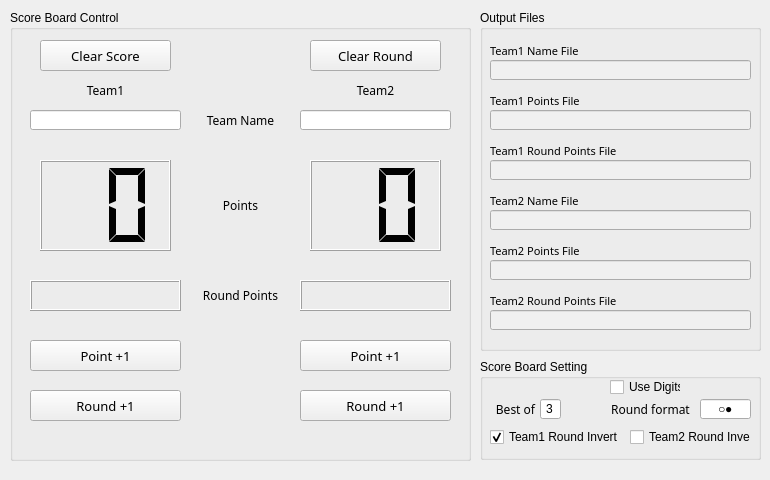
<?xml version="1.0" encoding="UTF-8"?>
<ui version="4.0">
 <class>ScoreBoardView</class>
 <widget class="QWidget" name="ScoreBoardView">
  <property name="geometry">
   <rect>
    <x>0</x>
    <y>0</y>
    <width>770</width>
    <height>480</height>
   </rect>
  </property>
  <property name="minimumSize">
   <size>
    <width>770</width>
    <height>480</height>
   </size>
  </property>
  <property name="maximumSize">
   <size>
    <width>770</width>
    <height>480</height>
   </size>
  </property>
  <property name="windowTitle">
   <string>Form</string>
  </property>
  <widget class="QGroupBox" name="score_board_control_group">
   <property name="geometry">
    <rect>
     <x>10</x>
     <y>10</y>
     <width>461</width>
     <height>451</height>
    </rect>
   </property>
   <property name="title">
    <string>Score Board Control</string>
   </property>
   <widget class="QLCDNumber" name="team2_point_display">
    <property name="geometry">
     <rect>
      <x>300</x>
      <y>150</y>
      <width>131</width>
      <height>91</height>
     </rect>
    </property>
    <property name="digitCount">
     <number>2</number>
    </property>
    <property name="mode">
     <enum>QLCDNumber::Dec</enum>
    </property>
    <property name="segmentStyle">
     <enum>QLCDNumber::Flat</enum>
    </property>
    <property name="intValue" stdset="0">
     <number>0</number>
    </property>
   </widget>
   <widget class="QLabel" name="label">
    <property name="geometry">
     <rect>
      <x>190</x>
      <y>100</y>
      <width>81</width>
      <height>21</height>
     </rect>
    </property>
    <property name="font">
     <font>
      <family>Microsoft JhengHei</family>
     </font>
    </property>
    <property name="text">
     <string>Team Name</string>
    </property>
    <property name="alignment">
     <set>Qt::AlignCenter</set>
    </property>
   </widget>
   <widget class="QLineEdit" name="team1_name_edit">
    <property name="geometry">
     <rect>
      <x>20</x>
      <y>100</y>
      <width>151</width>
      <height>20</height>
     </rect>
    </property>
    <property name="alignment">
     <set>Qt::AlignCenter</set>
    </property>
   </widget>
   <widget class="QLineEdit" name="team2_name_edit">
    <property name="geometry">
     <rect>
      <x>290</x>
      <y>100</y>
      <width>151</width>
      <height>20</height>
     </rect>
    </property>
    <property name="alignment">
     <set>Qt::AlignCenter</set>
    </property>
   </widget>
   <widget class="QLCDNumber" name="team1_point_display">
    <property name="geometry">
     <rect>
      <x>30</x>
      <y>150</y>
      <width>131</width>
      <height>91</height>
     </rect>
    </property>
    <property name="digitCount">
     <number>2</number>
    </property>
    <property name="mode">
     <enum>QLCDNumber::Dec</enum>
    </property>
    <property name="segmentStyle">
     <enum>QLCDNumber::Flat</enum>
    </property>
    <property name="intValue" stdset="0">
     <number>0</number>
    </property>
   </widget>
   <widget class="QLabel" name="label_2">
    <property name="geometry">
     <rect>
      <x>190</x>
      <y>150</y>
      <width>81</width>
      <height>91</height>
     </rect>
    </property>
    <property name="font">
     <font>
      <family>Microsoft JhengHei</family>
     </font>
    </property>
    <property name="text">
     <string>Points</string>
    </property>
    <property name="alignment">
     <set>Qt::AlignCenter</set>
    </property>
   </widget>
   <widget class="QLabel" name="team1_round_point_display">
    <property name="geometry">
     <rect>
      <x>20</x>
      <y>270</y>
      <width>151</width>
      <height>31</height>
     </rect>
    </property>
    <property name="font">
     <font>
      <family>Microsoft JhengHei</family>
      <pointsize>12</pointsize>
     </font>
    </property>
    <property name="frameShape">
     <enum>QFrame::Box</enum>
    </property>
    <property name="frameShadow">
     <enum>QFrame::Raised</enum>
    </property>
    <property name="text">
     <string/>
    </property>
    <property name="alignment">
     <set>Qt::AlignCenter</set>
    </property>
   </widget>
   <widget class="QLabel" name="team2_round_point_display">
    <property name="geometry">
     <rect>
      <x>290</x>
      <y>270</y>
      <width>151</width>
      <height>31</height>
     </rect>
    </property>
    <property name="font">
     <font>
      <family>Microsoft JhengHei</family>
      <pointsize>12</pointsize>
     </font>
    </property>
    <property name="frameShape">
     <enum>QFrame::Box</enum>
    </property>
    <property name="frameShadow">
     <enum>QFrame::Raised</enum>
    </property>
    <property name="text">
     <string/>
    </property>
    <property name="alignment">
     <set>Qt::AlignCenter</set>
    </property>
   </widget>
   <widget class="QLabel" name="label_3">
    <property name="geometry">
     <rect>
      <x>190</x>
      <y>270</y>
      <width>81</width>
      <height>31</height>
     </rect>
    </property>
    <property name="font">
     <font>
      <family>Microsoft JhengHei</family>
     </font>
    </property>
    <property name="text">
     <string>Round Points</string>
    </property>
    <property name="alignment">
     <set>Qt::AlignCenter</set>
    </property>
   </widget>
   <widget class="QPushButton" name="team1_add_point">
    <property name="geometry">
     <rect>
      <x>20</x>
      <y>330</y>
      <width>151</width>
      <height>31</height>
     </rect>
    </property>
    <property name="font">
     <font>
      <family>Microsoft JhengHei</family>
      <pointsize>10</pointsize>
     </font>
    </property>
    <property name="text">
     <string>Point +1</string>
    </property>
   </widget>
   <widget class="QPushButton" name="team1_add_round">
    <property name="geometry">
     <rect>
      <x>20</x>
      <y>380</y>
      <width>151</width>
      <height>31</height>
     </rect>
    </property>
    <property name="font">
     <font>
      <family>Microsoft JhengHei</family>
      <pointsize>10</pointsize>
     </font>
    </property>
    <property name="text">
     <string>Round +1</string>
    </property>
   </widget>
   <widget class="QPushButton" name="team2_add_point">
    <property name="geometry">
     <rect>
      <x>290</x>
      <y>330</y>
      <width>151</width>
      <height>31</height>
     </rect>
    </property>
    <property name="font">
     <font>
      <family>Microsoft JhengHei</family>
      <pointsize>10</pointsize>
     </font>
    </property>
    <property name="text">
     <string>Point +1</string>
    </property>
   </widget>
   <widget class="QPushButton" name="team2_add_round">
    <property name="geometry">
     <rect>
      <x>290</x>
      <y>380</y>
      <width>151</width>
      <height>31</height>
     </rect>
    </property>
    <property name="font">
     <font>
      <family>Microsoft JhengHei</family>
      <pointsize>10</pointsize>
     </font>
    </property>
    <property name="text">
     <string>Round +1</string>
    </property>
   </widget>
   <widget class="QPushButton" name="clear_point">
    <property name="geometry">
     <rect>
      <x>30</x>
      <y>30</y>
      <width>131</width>
      <height>31</height>
     </rect>
    </property>
    <property name="font">
     <font>
      <family>Microsoft JhengHei</family>
      <pointsize>10</pointsize>
     </font>
    </property>
    <property name="text">
     <string>Clear Score</string>
    </property>
   </widget>
   <widget class="QPushButton" name="clear_round">
    <property name="geometry">
     <rect>
      <x>300</x>
      <y>30</y>
      <width>131</width>
      <height>31</height>
     </rect>
    </property>
    <property name="font">
     <font>
      <family>Microsoft JhengHei</family>
      <pointsize>10</pointsize>
     </font>
    </property>
    <property name="text">
     <string>Clear Round</string>
    </property>
   </widget>
   <widget class="QLabel" name="label_6">
    <property name="geometry">
     <rect>
      <x>20</x>
      <y>70</y>
      <width>151</width>
      <height>21</height>
     </rect>
    </property>
    <property name="font">
     <font>
      <family>Microsoft JhengHei</family>
     </font>
    </property>
    <property name="text">
     <string>Team1</string>
    </property>
    <property name="alignment">
     <set>Qt::AlignCenter</set>
    </property>
   </widget>
   <widget class="QLabel" name="label_7">
    <property name="geometry">
     <rect>
      <x>290</x>
      <y>70</y>
      <width>151</width>
      <height>21</height>
     </rect>
    </property>
    <property name="font">
     <font>
      <family>Microsoft JhengHei</family>
     </font>
    </property>
    <property name="text">
     <string>Team2</string>
    </property>
    <property name="alignment">
     <set>Qt::AlignCenter</set>
    </property>
   </widget>
  </widget>
  <widget class="QGroupBox" name="score_board_setting_group">
   <property name="geometry">
    <rect>
     <x>480</x>
     <y>359</y>
     <width>281</width>
     <height>101</height>
    </rect>
   </property>
   <property name="title">
    <string>Score Board Setting</string>
   </property>
   <widget class="QLabel" name="label_4">
    <property name="geometry">
     <rect>
      <x>10</x>
      <y>40</y>
      <width>51</width>
      <height>20</height>
     </rect>
    </property>
    <property name="font">
     <font>
      <family>Microsoft JhengHei</family>
     </font>
    </property>
    <property name="text">
     <string>Best of</string>
    </property>
    <property name="alignment">
     <set>Qt::AlignCenter</set>
    </property>
   </widget>
   <widget class="QLineEdit" name="best_of_edit">
    <property name="geometry">
     <rect>
      <x>60</x>
      <y>40</y>
      <width>21</width>
      <height>20</height>
     </rect>
    </property>
    <property name="text">
     <string>3</string>
    </property>
    <property name="maxLength">
     <number>2</number>
    </property>
    <property name="alignment">
     <set>Qt::AlignCenter</set>
    </property>
   </widget>
   <widget class="QLabel" name="label_5">
    <property name="geometry">
     <rect>
      <x>130</x>
      <y>40</y>
      <width>81</width>
      <height>20</height>
     </rect>
    </property>
    <property name="font">
     <font>
      <family>Microsoft JhengHei</family>
     </font>
    </property>
    <property name="text">
     <string>Round format</string>
    </property>
    <property name="alignment">
     <set>Qt::AlignCenter</set>
    </property>
   </widget>
   <widget class="QLineEdit" name="round_format">
    <property name="geometry">
     <rect>
      <x>220</x>
      <y>40</y>
      <width>51</width>
      <height>20</height>
     </rect>
    </property>
    <property name="text">
     <string>○●</string>
    </property>
    <property name="maxLength">
     <number>2</number>
    </property>
    <property name="alignment">
     <set>Qt::AlignCenter</set>
    </property>
   </widget>
   <widget class="QCheckBox" name="team1_round_invert_check">
    <property name="geometry">
     <rect>
      <x>10</x>
      <y>70</y>
      <width>131</width>
      <height>16</height>
     </rect>
    </property>
    <property name="text">
     <string>Team1 Round Invert</string>
    </property>
    <property name="checked">
     <bool>true</bool>
    </property>
   </widget>
   <widget class="QCheckBox" name="team2_round_invert_check">
    <property name="geometry">
     <rect>
      <x>150</x>
      <y>70</y>
      <width>121</width>
      <height>16</height>
     </rect>
    </property>
    <property name="text">
     <string>Team2 Round Invert</string>
    </property>
    <property name="checked">
     <bool>false</bool>
    </property>
   </widget>
   <widget class="QCheckBox" name="use_digits_check">
    <property name="geometry">
     <rect>
      <x>130</x>
      <y>20</y>
      <width>71</width>
      <height>16</height>
     </rect>
    </property>
    <property name="text">
     <string>Use Digits</string>
    </property>
    <property name="checked">
     <bool>false</bool>
    </property>
   </widget>
  </widget>
  <widget class="QGroupBox" name="output_file2_group">
   <property name="geometry">
    <rect>
     <x>480</x>
     <y>10</y>
     <width>281</width>
     <height>341</height>
    </rect>
   </property>
   <property name="title">
    <string>Output Files</string>
   </property>
   <widget class="QLineEdit" name="team2_name_output_file">
    <property name="geometry">
     <rect>
      <x>10</x>
      <y>200</y>
      <width>261</width>
      <height>20</height>
     </rect>
    </property>
    <property name="styleSheet">
     <string notr="true">background-color: rgb(240, 240, 240);</string>
    </property>
    <property name="alignment">
     <set>Qt::AlignCenter</set>
    </property>
    <property name="readOnly">
     <bool>true</bool>
    </property>
   </widget>
   <widget class="QLabel" name="label_17">
    <property name="geometry">
     <rect>
      <x>10</x>
      <y>230</y>
      <width>91</width>
      <height>21</height>
     </rect>
    </property>
    <property name="font">
     <font>
      <family>Microsoft JhengHei</family>
      <pointsize>8</pointsize>
     </font>
    </property>
    <property name="text">
     <string>Team2 Points File</string>
    </property>
    <property name="alignment">
     <set>Qt::AlignLeading|Qt::AlignLeft|Qt::AlignVCenter</set>
    </property>
   </widget>
   <widget class="QLineEdit" name="team1_points_output_file">
    <property name="geometry">
     <rect>
      <x>10</x>
      <y>100</y>
      <width>261</width>
      <height>20</height>
     </rect>
    </property>
    <property name="styleSheet">
     <string notr="true">background-color: rgb(240, 240, 240);</string>
    </property>
    <property name="alignment">
     <set>Qt::AlignCenter</set>
    </property>
    <property name="readOnly">
     <bool>true</bool>
    </property>
   </widget>
   <widget class="QLabel" name="label_14">
    <property name="geometry">
     <rect>
      <x>10</x>
      <y>80</y>
      <width>131</width>
      <height>21</height>
     </rect>
    </property>
    <property name="font">
     <font>
      <family>Microsoft JhengHei</family>
      <pointsize>8</pointsize>
     </font>
    </property>
    <property name="text">
     <string>Team1 Points File</string>
    </property>
    <property name="alignment">
     <set>Qt::AlignLeading|Qt::AlignLeft|Qt::AlignVCenter</set>
    </property>
   </widget>
   <widget class="QLineEdit" name="team2_points_output_file">
    <property name="geometry">
     <rect>
      <x>10</x>
      <y>250</y>
      <width>261</width>
      <height>20</height>
     </rect>
    </property>
    <property name="styleSheet">
     <string notr="true">background-color: rgb(240, 240, 240);</string>
    </property>
    <property name="alignment">
     <set>Qt::AlignCenter</set>
    </property>
    <property name="readOnly">
     <bool>true</bool>
    </property>
   </widget>
   <widget class="QLineEdit" name="team1_name_output_file">
    <property name="enabled">
     <bool>true</bool>
    </property>
    <property name="geometry">
     <rect>
      <x>10</x>
      <y>50</y>
      <width>261</width>
      <height>20</height>
     </rect>
    </property>
    <property name="styleSheet">
     <string notr="true">background-color: rgb(240, 240, 240);</string>
    </property>
    <property name="text">
     <string/>
    </property>
    <property name="alignment">
     <set>Qt::AlignCenter</set>
    </property>
    <property name="readOnly">
     <bool>true</bool>
    </property>
   </widget>
   <widget class="QLineEdit" name="team1_round_points_output_file">
    <property name="geometry">
     <rect>
      <x>10</x>
      <y>150</y>
      <width>261</width>
      <height>20</height>
     </rect>
    </property>
    <property name="styleSheet">
     <string notr="true">background-color: rgb(240, 240, 240);</string>
    </property>
    <property name="alignment">
     <set>Qt::AlignCenter</set>
    </property>
    <property name="readOnly">
     <bool>true</bool>
    </property>
   </widget>
   <widget class="QLabel" name="label_16">
    <property name="geometry">
     <rect>
      <x>10</x>
      <y>180</y>
      <width>91</width>
      <height>21</height>
     </rect>
    </property>
    <property name="font">
     <font>
      <family>Microsoft JhengHei</family>
      <pointsize>8</pointsize>
     </font>
    </property>
    <property name="text">
     <string>Team2 Name File</string>
    </property>
    <property name="alignment">
     <set>Qt::AlignLeading|Qt::AlignLeft|Qt::AlignVCenter</set>
    </property>
   </widget>
   <widget class="QLabel" name="label_15">
    <property name="geometry">
     <rect>
      <x>10</x>
      <y>130</y>
      <width>141</width>
      <height>21</height>
     </rect>
    </property>
    <property name="font">
     <font>
      <family>Microsoft JhengHei</family>
      <pointsize>8</pointsize>
     </font>
    </property>
    <property name="text">
     <string>Team1 Round Points File</string>
    </property>
    <property name="alignment">
     <set>Qt::AlignLeading|Qt::AlignLeft|Qt::AlignVCenter</set>
    </property>
   </widget>
   <widget class="QLabel" name="label_13">
    <property name="geometry">
     <rect>
      <x>10</x>
      <y>30</y>
      <width>111</width>
      <height>21</height>
     </rect>
    </property>
    <property name="font">
     <font>
      <family>Microsoft JhengHei</family>
      <pointsize>8</pointsize>
     </font>
    </property>
    <property name="text">
     <string>Team1 Name File</string>
    </property>
    <property name="alignment">
     <set>Qt::AlignLeading|Qt::AlignLeft|Qt::AlignVCenter</set>
    </property>
   </widget>
   <widget class="QLineEdit" name="team2_round_points_output_file">
    <property name="geometry">
     <rect>
      <x>10</x>
      <y>300</y>
      <width>261</width>
      <height>20</height>
     </rect>
    </property>
    <property name="styleSheet">
     <string notr="true">background-color: rgb(240, 240, 240);</string>
    </property>
    <property name="alignment">
     <set>Qt::AlignCenter</set>
    </property>
    <property name="readOnly">
     <bool>true</bool>
    </property>
   </widget>
   <widget class="QLabel" name="label_18">
    <property name="geometry">
     <rect>
      <x>10</x>
      <y>280</y>
      <width>141</width>
      <height>21</height>
     </rect>
    </property>
    <property name="font">
     <font>
      <family>Microsoft JhengHei</family>
      <pointsize>8</pointsize>
     </font>
    </property>
    <property name="text">
     <string>Team2 Round Points File</string>
    </property>
    <property name="alignment">
     <set>Qt::AlignLeading|Qt::AlignLeft|Qt::AlignVCenter</set>
    </property>
   </widget>
  </widget>
 </widget>
 <resources/>
 <connections/>
</ui>
